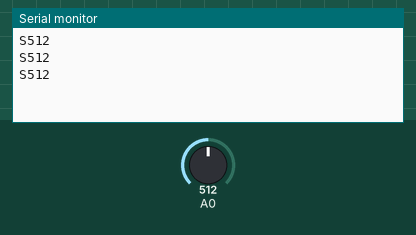
This sketch was run on a simulated Arduino Uno, built with avr-gcc and run on an emulated ATmega328P. Shown: the last lines printed to the serial monitor. The test bench sets the inputs (shaded band); at power-on: A0 = 512.

Above: at 1.3 s.
1.4 s: A0 set to 716
At 1.9 s:
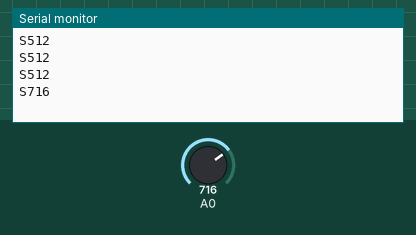
2.9 s: A0 set to 900
At 3.5 s:
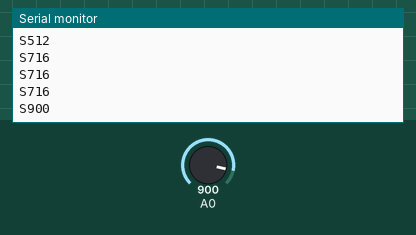
Timing chart, 0 to 5.9 s (numbered marks = the images above; inputs shaded):
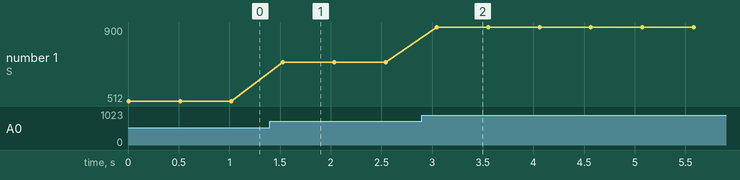

The sketch:

EmicSoftwareSerial.ino
```cpp
/*
  EmicSoftwareSerial

  Reads an analog input on pin 0 and reads the serial output
  from the SoftwareSerial TX pin using an Emic 2 Text-to-speech module.
  (https://www.sparkfun.com/products/11711)
  This is the minimal example for the Emic module.

  Attach the center pin of a potentiometer to pin A0,
  and the outside pins to +5V and ground. Attach the SIN pin of the
  Emic2 to pin 3 pin of the Arduino

*/
#include <SoftwareSerial.h>

SoftwareSerial emic(2,3);  // RX = 2, TX = 3

// the setup routine runs once when you press reset:
void setup() {
  // initialize serial communication at 9600 bits per second:
  Serial.begin(9600);
  emic.begin(9600);
  // set the word rate at 400 words per minute (can go 75 - 600 wpm):
  emic.println("W400");
}

// the loop routine runs over and over again forever:
void loop() {
  // read the input on analog pin 0:
  int sensorValue = analogRead(A0);
  // print out the value you read:
  Serial.println("S" + String(sensorValue));
  emic.println("S" + String(sensorValue));
  delay(500);        // delay in between reads for voice legibility
}
```

Measured:
- after the input at 1.4 s, the serial monitor: prints a new line after 0.13 s (image 1)
- after the input at 2.9 s, the serial monitor: prints a new line after 0.15 s (image 2)
- plotted number 1: 512 → 716 after the input at 1.4 s, 716 → 900 after the input at 2.9 s
